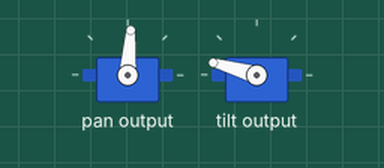
A program run on a simulated Raspberry Pi (BCM pin numbers) with a Pan-Tilt HAT. On the bench: 2 × servo. The clock reads 2024-03-15 10:24:30 at power-on unless the program sets it; servo angles are drawn from the pulse width (0.5 ms = 0°, 2.5 ms = 180°); what the program prints to the terminal is not drawn. At 24.0 s the program stops and its outputs stay as they are.

Above: at 0.1 s.
At 5.1 s:
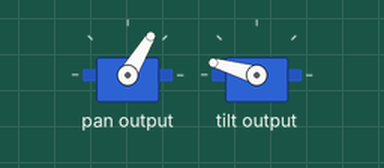
At 11.1 s:
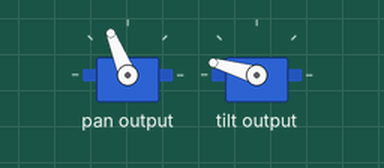
At 23.1 s:
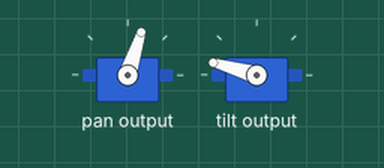
Timing chart, 0 to 25.0 s (numbered marks = the images above):
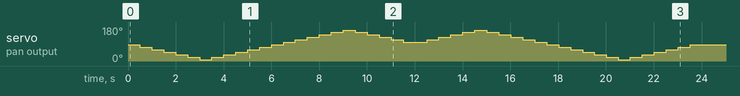

The program:

auto_pthatctrl.py
```python
#!/usr/bin/env python

###########################################################################
# Script Name: pthat_cntrl.py
# Create Date: 12/29/2018
# Description: The purpose of this script is to remotely control the pan-tilt
# servo angle of PiCamera.
# Author: Mr. Machine
# Tags: hardware, IoT, servos,
###########################################################################

# Library imports
import pantilthat as pt
from time import sleep, time
from datetime import datetime

'''
# Enable code for end user control pattern
pan_in = abs(int(input("Enter desired angle between -90 and 90 on the horizontal axis: ")))
#pan_in = abs(int(45))

# Move servo to both viewpoints of input parameters
pt.pan(pan_in * -1)
sleep(ls)
pt.pan(pan_in)
sleep(ls)
'''

#Define sleep time
s =.5     #short sleep interval
ls =1.5   #long sleep interval

# Define script start time
start_time = datetime.utcnow()
now = start_time.strftime("%H:%M:%S")

# Neutral horizontal and vertical servo postions
pt.pan(0)
pt.tilt(90)

# This list defines the servo angle value increments
pan_presets = [0, -15, -30, -45, -60, -75, -90, -75, -60, -45, -30, -15, 0, 15, 30, 45, 60, 75, 90, 75, 60, 45, 30, 15]

# Begin at farthest viewpoint position on right side and loop through servo angle parameters
for x in pan_presets:
    pt.pan(x)
    sleep(s)
for x in pan_presets[::-1]:
    pt.pan(x)
    sleep(s)

# Neutral horizontal and vertical servo postions
pt.pan(0)
pt.tilt(90)

# Define script end time
end_time = datetime.utcnow()
duration = (end_time-start_time).total_seconds()
#time = duration.strftime("%H:%M:%S")
print("Script ran in " + str(round(duration,2)) + " seconds")
```
